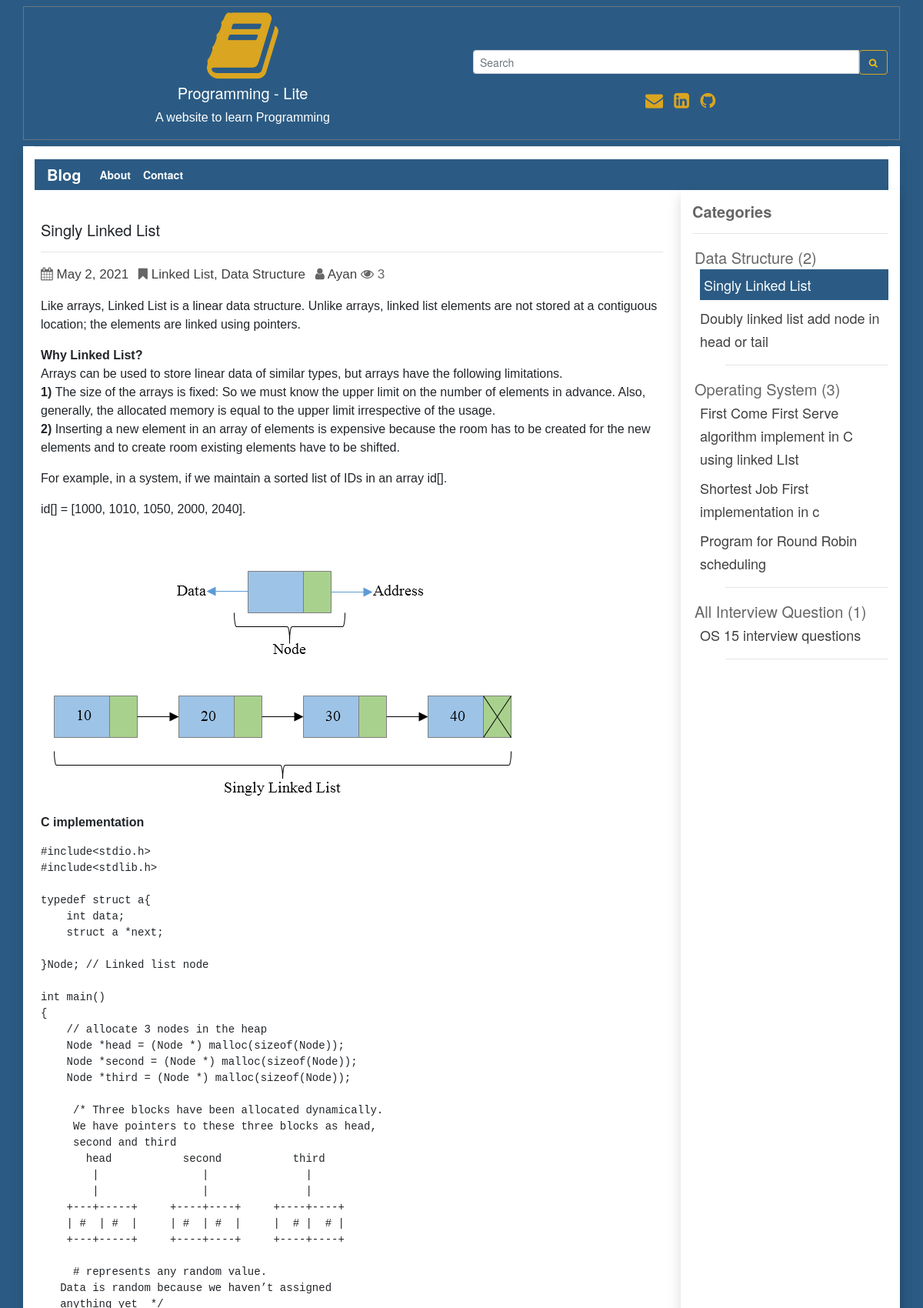
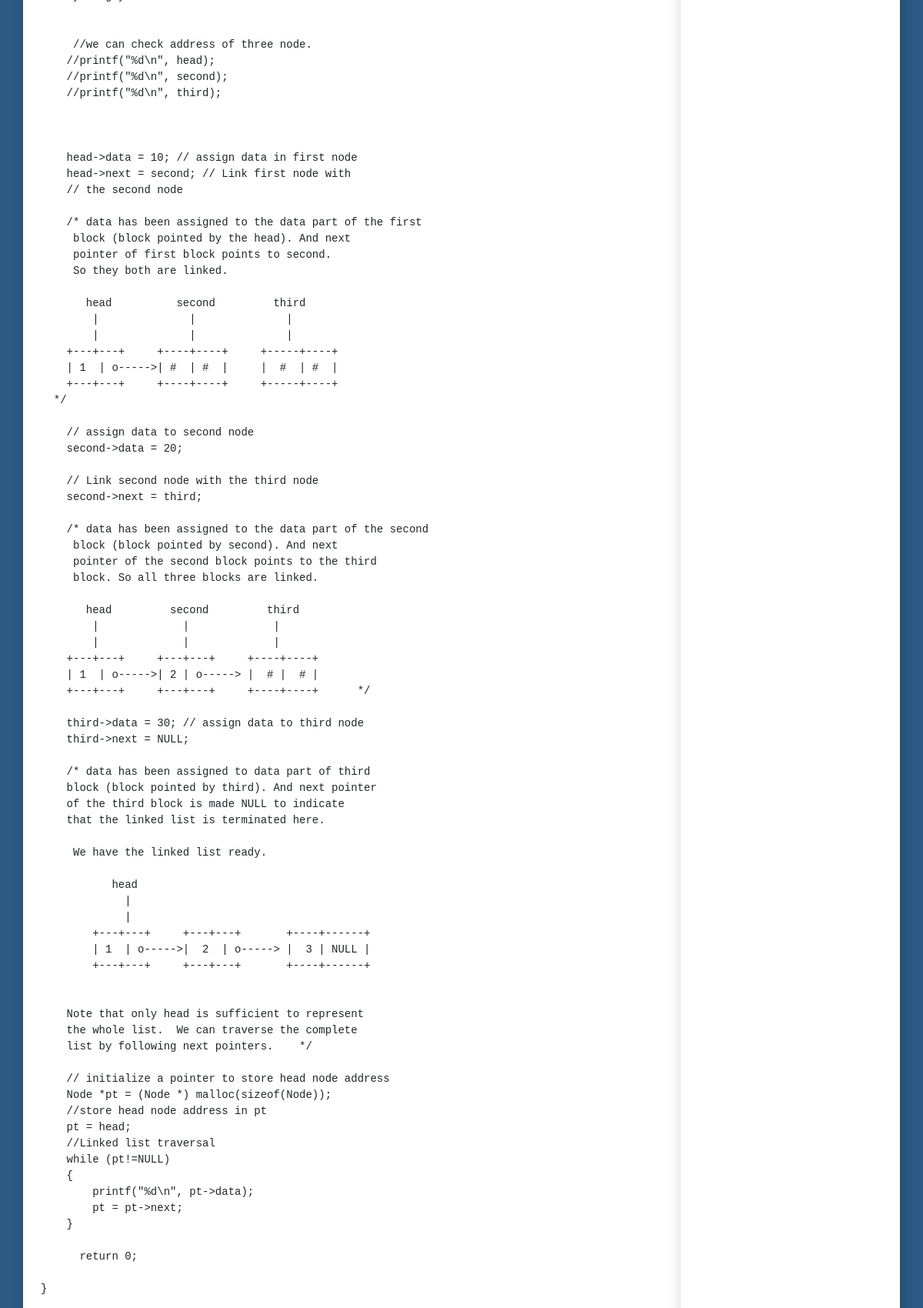
The app's page /more/5 (upper part) with its own data (2 pictures, top to bottom).
### user_panel_1/models.py (models this page shows, shortened)
class Blog(models.Model):
    cat_name = models.ForeignKey(Category, on_delete=models.CASCADE)
    blog_author = models.CharField(max_length=200)
    blog_priority = models.IntegerField(blank=True, null=True)
    blog_tags = models.CharField(max_length=200,  blank=True, null=True)
    blog_title = models.CharField(max_length=200)
    blog_descriptions = models.CharField(max_length=600);
    blog_body = RichTextUploadingField(blank=True, null=True)
    blog_views = models.IntegerField(default=0)
    blog_date = models.DateField(auto_now_add=True, auto_now=False, blank=True)

class Category(models.Model):
    cat_name = models.CharField(max_length=300)
    cat_priority = models.IntegerField(blank=True, null=True);
    def __str__(self):
        return self.cat_name

### user_panel_1/views.py (the view)
# urls.py: path('more/<str:slug>', views.more, name='more'),
def more(request, slug):
    more = Blog.objects.filter(id=slug).first()
    more.blog_views = more.blog_views + 1
    more.save()
    blogss = get_object_or_404(Blog, id=slug)
    categorys = Blog.objects.all().select_related('cat_name')
    categorys = categorys.order_by('cat_name__cat_priority', 'cat_name', 'blog_priority') #sort all data
    reacentBlog = Blog.objects.all().order_by('-blog_date')[0:5]
    go_back = slug
    comments = blogss.comments.filter(active=True, parent__isnull=True)
    if request.method == 'POST':
        print("hello me if")
        comment_form = CommentForm(data=request.POST)
        if comment_form.is_valid():
            parent_obj = None
            try:
                parent_id = int(request.POST.get('parent_id'))
            except:
                parent_id = None
            if parent_id:
                parent_obj = Comment.objects.get(id=parent_id)
                if parent_obj:
                    replay_comment = comment_form.save(commit=False)
                    replay_comment.parent = parent_obj
            new_comment = comment_form.save(commit=False)
            new_comment.blog = blogss
            new_comment.save()
            return HttpResponseRedirect(reverse('more', args=[str(go_back)]))
    else:
        comment_form = CommentForm()
    return render(request,
                  'more.html',
                  {
                   'comments': comments,
                   'comment_form': comment_form,
                   'blog': blog,
                   'object_list': categorys,
                   'more':more,
                   'recentBlog': reacentBlog,
                   })

### user_panel_1/forms.py
class CommentForm(forms.ModelForm):
    email = forms.EmailField(widget=forms.TextInput(
        attrs = {
            'class': 'form-control input-edit',
            'placeholder' : 'email'
        }
    ))
    name = forms.CharField(widget=forms.TextInput(
        attrs={
            'class': 'form-control input-edit',
            'placeholder': 'name'
        }
    ))
    body = forms.CharField( widget=forms.Textarea(
        attrs={
            'class': 'form-control input-edit',
        }
    ))
    class Meta:
        model = Comment
        fields = ('name', 'email', 'body')

### templates/more.html (shortened to what this page needs)
{% extends 'base.html' %}
{% load static %}
{% load humanize %}
{% block content %}
<div class="p-2 mt-3">
<h5 class="mt-3">{{more.blog_title}}</h5>
<hr>
 <p  class="description"><i class="fa fa-calendar" aria-hidden="true"></i> <a href="{% url 'date' more.blog_date %}" class="mr-2 ur description"> {{ more.blog_date}} </a> <i class="fa fa-bookmark" aria-hidden="true"></i>
         <a href="{% url 'tags' more.blog_tags %}" class="mr-2 ur description">  {{ more.blog_tags}} </a>
        <i class="fa fa-user" aria-hidden="true"></i>  <a href="{% url 'author' more.blog_author %}" class="ur description">  {{ more.blog_author}} </a>
         <i class="fa fa-eye" aria-hidden="true"></i> <span> {{more.blog_views}}</span>
                            </p>
<p>{{more.blog_body | safe}}</p>
</div>
{% endblock content %}

### templates/base.html (shortened to what this page needs)
{% load static %}
{% load humanize %}
<!DOCTYPE html>
<html lang="en">
<head>
  <link rel="stylesheet" href="https://maxcdn.bootstrapcdn.com/bootstrap/4.5.2/css/bootstrap.min.css">
  <link rel="stylesheet"
      href="//cdnjs.cloudflare.com/ajax/libs/highlight.js/10.7.2/styles/default.min.css">
    <link
      rel="stylesheet"
      href="https://cdnjs.cloudflare.com/ajax/libs/font-awesome/4.7.0/css/font-awesome.min.css"
    />
    <link
      rel="stylesheet"
      href="{% static 'css/style.css' %}"
    />
    <link href="https://cdn.jsdelivr.net/gh/gitbrent/bootstrap4-toggle@3.6.1/css/bootstrap4-toggle.min.css" rel="stylesheet">
</head>
<body style="background:#2b5b84;">
 <div class="container mt-2 text-center border border-secondary">
 <div class="row">
     <div class="col-sm-6">
     <i class="fa fa-book logo" aria-hidden="true"></i><br>
 <h5 class="text-white">Programming - Lite</h5>
 <p class="text-white">A website to learn Programming</p>
     </div>
     <div class="col-sm-6 mt-2">
        <form method="GET" action="{% url 'search' %}">
    <div class="input-group input-group-sm mt-5"  >
      <input type="text" class="form-control" placeholder="Search" name='search' required>
      <div class="input-group-btn">
        <button class="btn btn-outline-warning" type="submit"><i class="fa fa-search" aria-hidden="true"></i>
</button>
      </div>
    </div>
  </form>
       <div class="mt-3">
       <span class="text-style-two"><a href="mailto:aaziz9642@gmail.com" style="text-decoration: none; font-size:23px;" target="_blank" class="text-warning"><i class="fa fa-envelope pr-2" aria-hidden="true"></i> </a></span>
<span class="text-style-two"><a href="https://linkedin.com/in/azizur-rahman-720636165" style="text-decoration: none; font-size:23px;"  target="_blank" class="text-warning "><i class="fa fa-linkedin-square" aria-hidden="true"></i> </a></span>
<span class="text-style-two"><a href="https://github.com/ayanchyaziz123" style="text-decoration: none; font-size:23px;" target="_blank" class="text-warning"><i class="fa fa-github pl-2" aria-hidden="true"></i></a></span>
     </div>
     </div>
    </div>
</div>
<div class="container bg-white shadow">
  <hr class="mt-2">
    <nav class="navbar navbar-expand-lg navbar-dark bg-dark mt-2 pt-0 pb-0">
  <a class="navbar-brand" href="{% url 'blog' %}">Blog</a>
  <div class="collapse navbar-collapse" id="navbarSupportedContent">
    <ul class="navbar-nav mr-auto">
      <li class="nav-item active">
        <a class="nav-link" href="{% url 'about' %}">About<span class="sr-only">(current)</span></a>
      </li>
      <li class="nav-item active">
        <a class="nav-link" href="{% url 'contact' %}">Contact<span class="sr-only">(current)</span></a>
      </li>
    </ul>
  </div>
</nav>
<div class="row">
    <div class="col-sm-9">
    {% block content %}
    {% endblock content %}
    </div>
    <div class="col-sm-3 shadow">
     <h5 class="mt-3"><strong class="title">Categories</strong></h5>
     <hr>
     {% regroup object_list by cat_name as cat_all %}
<ul>
{% for categories in cat_all %}
    <li style="list-style-type:none; margin-left:-37px;" class="title">{{ categories.grouper }} ({{ categories.list|length}})
    <ul style="list-style-type:none;">
        {% for blog in categories.list %}
          <li style="margin-left:-33px;"  class="ur {% if blog.id == more.id %}activee{% endif %}">
          <a href="{% url 'more' blog.id %}"><a href="{% url 'more' blog.id %}" class="ur {% if blog.id == more.id %}disabled{% endif %}" style="{% if blog.id == more.id %}color:#fff;{% endif %}font-size: 18px;">{{ blog.blog_title }}</li></a>
        {% endfor %}
        <hr>
    </ul>
    </li>
{% endfor %}
</ul>
    </div>
</div>
</div>
</body>
</html>

### static/css/style.css (style rules this page uses)
body { background-color: #2b5b84; font-family:Helvetica Neue; font-size:14; }
.bg-dark { background: #2b5b84 !important; }
.logo { font-size: 100px; color: #DAA520; }
li .nav-link { font-size: 14px !important; }
.btn { font-size: 12px !important; }
p { font-family: Arial, Helvetica, sans-serif; }
.navbar-nav .nav-item { font-weight: 600 !important; }
.navbar-brand { font-weight: 600 !important; }
.description { color: #666666; font-size: 17px !important; }
.btn-outline-warning { border-color: #DAA520 !important; color: #DAA520 im !important; }
.title { color: #666; font-size: 20px !important; }
.text-warning { color: #DAA520 !important; }
.ur { text-decoration: none !important; color: #404040; }
.activee { color: #fff !important; background: #2b5b84 !important; padding: 5px !important; }
.disabled { pointer-events: none; cursor: default; }

### records on screen
Blog: blog_title "Singly Linked List", blog_date "May 2, 2021", blog_tags "Linked List, Data Structure", blog_author "Ayan", blog_views "3", blog_body "Like arrays, Linked List is a linear data structure. Unlike arrays, linked list elements are not stored at a contiguous location; the elements are linked using pointers. Why Linked List? Arrays can be used to store linear data of similar types, but arrays have the following limitations. 1) The size of the arrays is fixed: So we must know the upper limit on the number of elements in advance. Also, generally, the allocated memory is equal to the upper limit irrespective of the usage. 2) Inserting a new element in an array of elements is expensive because the room has to be created for the new elements and to create room existing elements have to be shifted. For example, in a system, if we…", blog_body (picture)
Category: grouper "Data Structure", list|length "2"
Blog: blog_title "Doubly linked list add node in head or tail"
Category: grouper "Operating System", list|length "3"
Blog: blog_title "First Come First Serve algorithm implement in C using linked LIst"
Blog: blog_title "Shortest Job First implementation in c"
Blog: blog_title "Program for Round Robin scheduling"
Category: grouper "All Interview Question", list|length "1"
Blog: blog_title "OS 15 interview questions"
